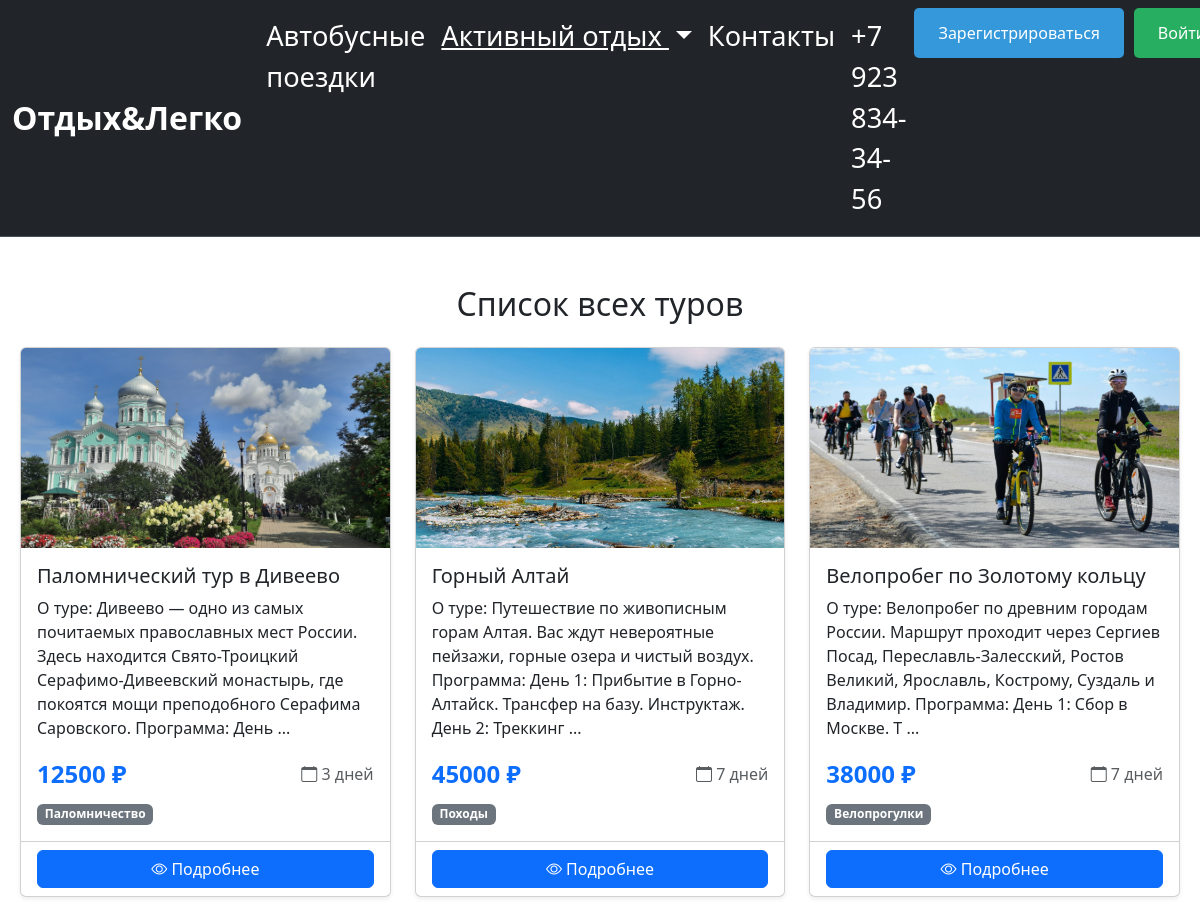
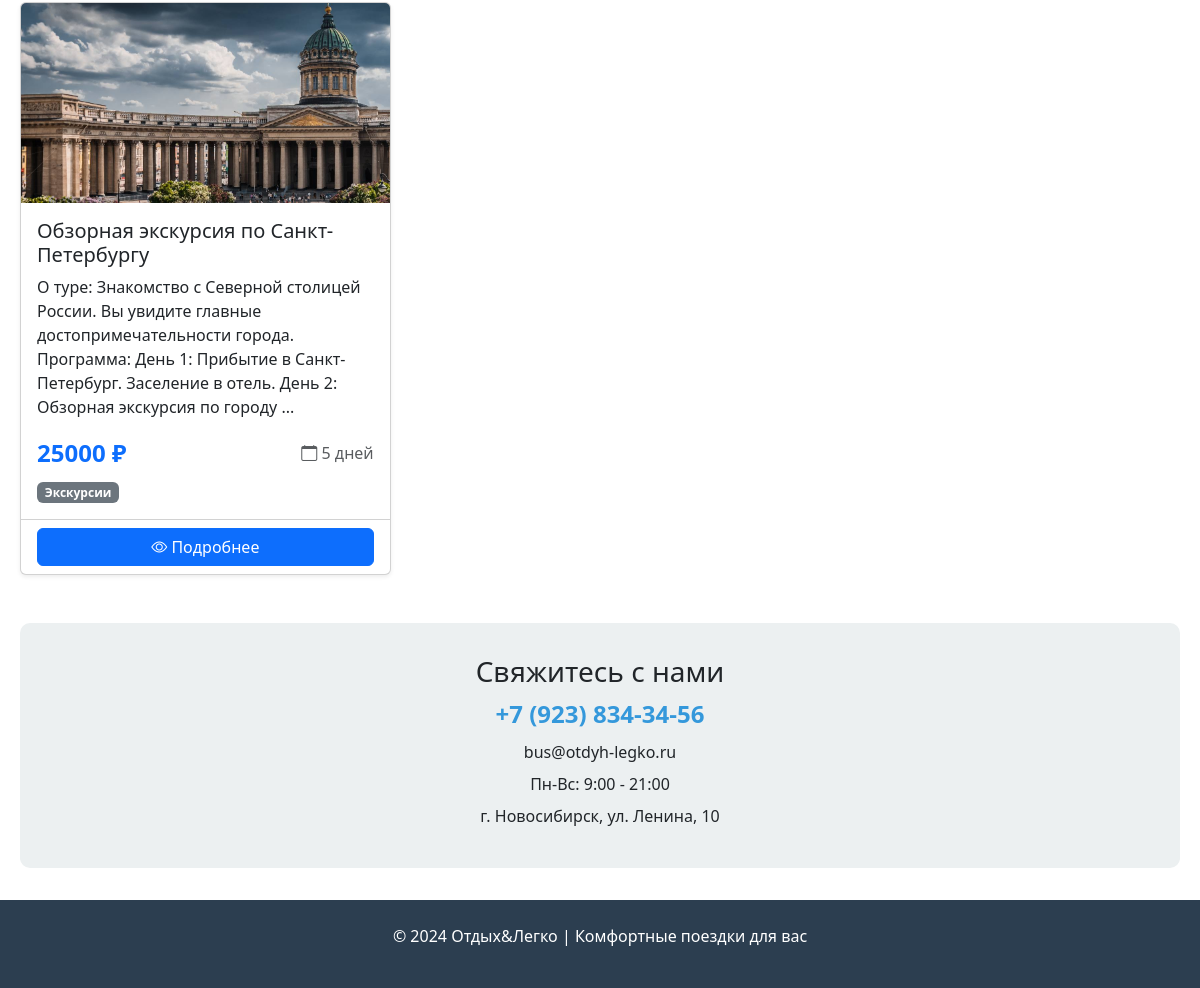
The app's page /all_tour, older data (2 pictures, top to bottom).
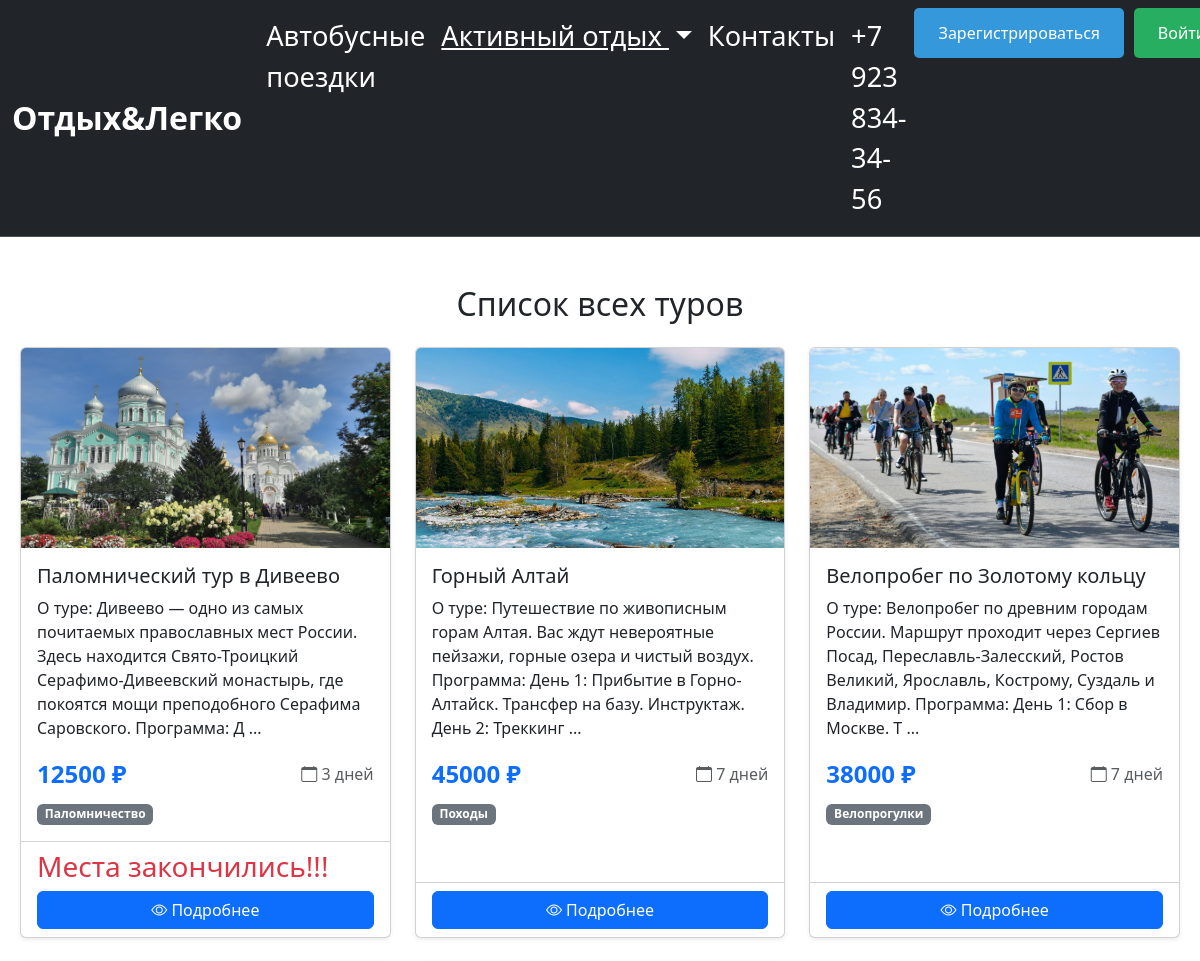
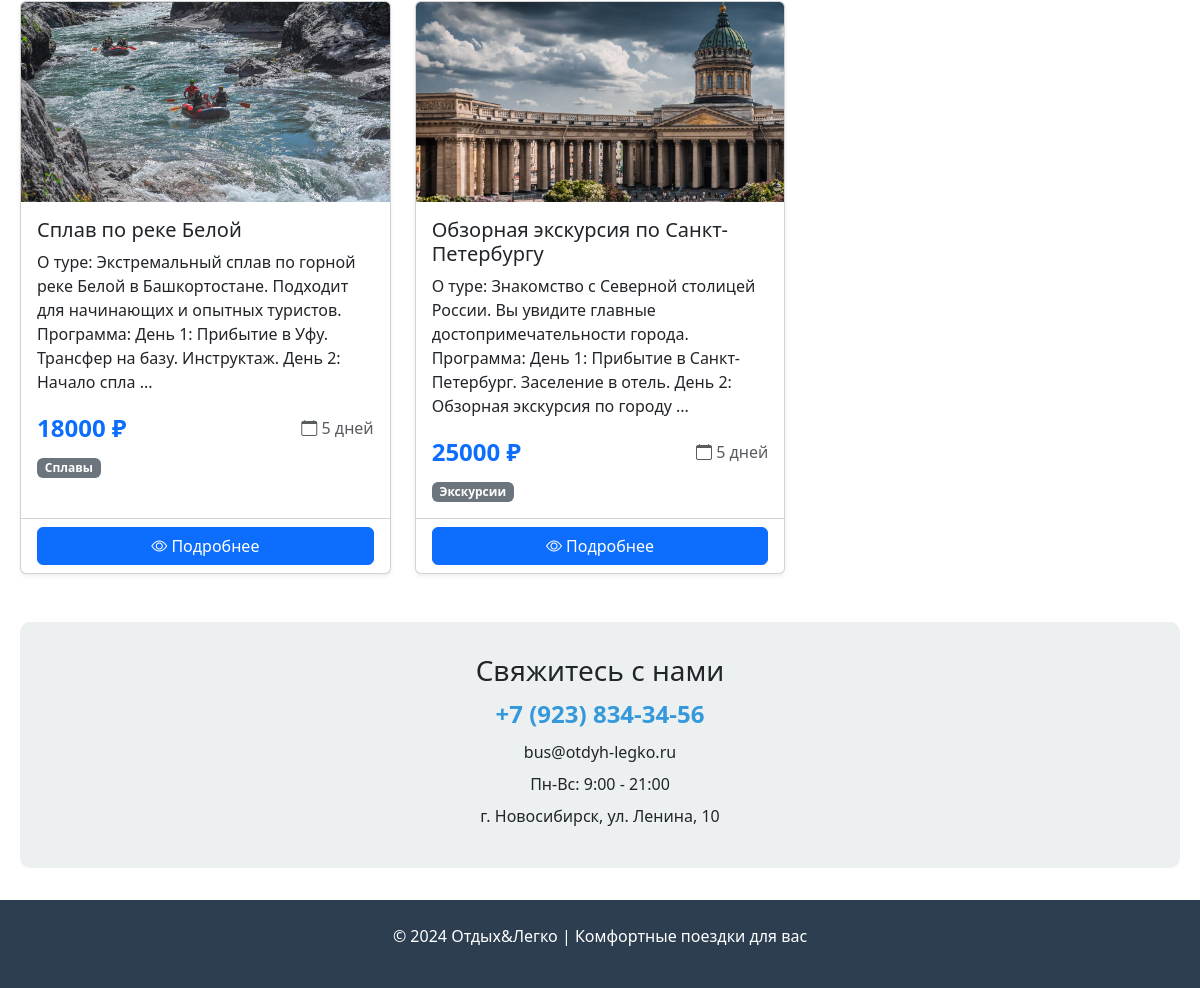
The same page, newer data (2 pictures, top to bottom).
### data/tours.py (models this page shows, shortened)
class Tours(SqlAlchemyBase, SerializerMixin):
    __tablename__ = 'tours'
    id = sqlalchemy.Column(sqlalchemy.Integer,
                           primary_key=True, autoincrement=True)
    category_id = sqlalchemy.Column(sqlalchemy.Integer,
                                    sqlalchemy.ForeignKey("category.id"))
    title = sqlalchemy.Column(sqlalchemy.String,
                              nullable=True)
    content = sqlalchemy.Column(sqlalchemy.TEXT,
                                nullable=True)
    is_published = sqlalchemy.Column(sqlalchemy.Boolean,
                                     default=True)
    free_pl = sqlalchemy.Column(sqlalchemy.Integer)
    duration = sqlalchemy.Column(sqlalchemy.Integer, default=3)
    price = sqlalchemy.Column(sqlalchemy.Integer, default=10000)
    img = sqlalchemy.Column(sqlalchemy.String,
                            nullable=False)
    user_id = sqlalchemy.Column(sqlalchemy.Integer, sqlalchemy.ForeignKey("users.id"))
    category = orm.relationship("Category", back_populates='tours')
    cart_items = orm.relationship('CartItem', back_populates='tour', cascade='all, delete-orphan')
    author = orm.relationship("Users", foreign_keys=[user_id], backref='created_tours')

class Category(SqlAlchemyBase, SerializerMixin):
    __tablename__ = 'category'
    id = sqlalchemy.Column(sqlalchemy.Integer,
                           primary_key=True,
                           autoincrement=True)
    name = sqlalchemy.Column(sqlalchemy.String,
                             nullable=True)
    tours = orm.relationship("Tours", cascade="all, delete", back_populates='category')

### main.py (the view)
@app.route('/tours/active')
@app.route('/all_tour')
def all_tour():
    db_sess = db_session.create_session()
    tours = db_sess.query(Tours).all()
    tours_in_cart_ids = []
    if current_user.is_authenticated:
        cart_items = db_sess.query(CartItem).filter(
            CartItem.user_id == current_user.id
        ).all()
        tours_in_cart_ids = [item.tour_id for item in cart_items]
    return render_template('all_tour.html',
                           title='Список всех туров',
                           tours=tours,
                           active=True,
                           tours_in_cart_ids=tours_in_cart_ids)

### data/db_session.py (called while the page is built)
def create_session() -> Session:
    global __factory
    return __factory()

### templates/all_tour.html (shortened to what this page needs)
{% extends "base.html" %}
{% block content %}
<div class="container my-5">
  <h2 class="text-center mb-4">{{ title if title else 'Наши туры' }}</h2>
  {% if tours %}
  <div class="row row-cols-1 row-cols-md-3 g-4">
    {% for tour in tours %}
    {% if (not current_category or current_category == tour.category.name) and tour.is_published %}
    <div class="col">
      <div class="card h-100 shadow-sm">
        {% if tour.img %}
        <img src="{{ url_for('static', filename='img/' + tour.img) }}" class="card-img-top" alt="{{ tour.title }}" style="height: 200px; object-fit: cover;">
        {% else %}
        <img src="https://via.placeholder.com/300x200?text=Нет+фото" class="card-img-top" alt="Нет изображения" style="height: 200px; object-fit: cover;">
        {% endif %}
        <div class="card-body">
          <h5 class="card-title">{{ tour.title }}</h5>
          <div class="card-text">
            {% if tour.content %}
              {{ tour.content[:200]|safe if tour.content|length > 200 else tour.content|safe }}
              {% if tour.content|length > 200 %}...{% endif %}
            {% else %}
              <p class="text-muted">Описание временно недоступно</p>
            {% endif %}
          </div>
          <div class="d-flex justify-content-between align-items-center mt-3">
            <span class="text-primary fw-bold fs-4">{{ tour.price }} ₽</span>
            <span class="text-muted"><i class="bi bi-calendar"></i> {{ tour.duration }} дней</span>
          </div>
          {% if tour.category %}
          <div class="mt-2">
            <span class="badge bg-secondary">{{ tour.category.name }}</span>
          </div>
          {% endif %}
        </div>
        <div class="card-footer bg-transparent">
          {% if tour.free_pl == 0 %}
            <h3 class="text-danger">Места закончились!!!</h3>
          {% endif %}
          <a href="/tour/inf/{{ tour.id }}" class="btn btn-primary w-100">
            <i class="bi bi-eye"></i> Подробнее
          </a>
        </div>
      </div>
    </div>
    {% endif %}
    {% endfor %}
  </div>
  {% endif %}
</div>
{% endblock %}

### templates/base.html (shortened to what this page needs)
<!doctype html>
<html lang="en">
<head>
  <link href="https://cdn.jsdelivr.net/npm/bootstrap@5.3.0/dist/css/bootstrap.min.css" rel="stylesheet">
  <link rel="stylesheet" href="https://cdn.jsdelivr.net/npm/bootstrap-icons@1.11.0/font/bootstrap-icons.css">
</head>
<body class="hold-transition sidebar-mini">
  <nav class="navbar navbar-expand-lg bg-dark border-bottom" data-bs-theme="dark">
    <div class="container-fluid">
      <a class="navbar-brand text-white" href="/">Отдых&Легко</a>
      <div class="collapse navbar-collapse" id="navbarNavDropdown">
        <ul class="navbar-nav ms-auto">
          <li class="nav-item">
            {% if active_bus %}
              <a class="nav-link active text-white" aria-current="page" href="/tours/bus_tour"><u>Автобусные поездки</u></a>
            {% else %}
            <a class="nav-link active text-white" aria-current="page" href="/tours/bus_tour">Автобусные поездки</a>
            {% endif %}
          </li>
          <li class="nav-item dropdown">
            {% if active %}
              <a class="nav-link dropdown-toggle text-white" href="/tours/active" role="button" data-bs-toggle="dropdown" aria-expanded="false">
              <u>Активный отдых
            </u></a>
            {% else %}
            <a class="nav-link dropdown-toggle text-white" href="/tours/active" role="button" data-bs-toggle="dropdown" aria-expanded="false">
              Активный отдых
            </a>
            {% endif %}
          </li>
          <li class="nav-item">
            {% if active_cont %}
              <a class="nav-link text-white" href="/contacts"><u>Контакты</u></a>
            {% else %}
            <a class="nav-link text-white" href="/contacts">Контакты</a>
            {% endif %}
          </li>
          <li class="nav-item">
            <a class="nav-link text-white" href="#">+7 923 834-34-56</a>
          </li>
          <li class="nav-item">
            {% if current_user.is_authenticated %}
              <a class="btn-logout btn-custom" href="/profile">Профиль</a>
            {% else %}
              <div class="auth-buttons">
                <a class="btn-register btn-custom" href="/register">Зарегистрироваться</a>
                <a class="btn-login btn-custom" href="/login">Войти</a>
              </div>
            {% endif %}
          </li>
        </ul>
      </div>
    </div>
  </nav>
  <main>
    {% block content %}{% endblock %}
  </main>
  <div class="container">
    <div class="contacts">
      <h3>Свяжитесь с нами</h3>
      <p class="phone">+7 (923) 834-34-56</p>
      <p>bus@otdyh-legko.ru</p>
      <p>Пн-Вс: 9:00 - 21:00</p>
      <p>г. Новосибирск, ул. Ленина, 10</p>
    </div>
  </div>
  <div class="footer">
    <p>© 2024 Отдых&Легко | Комфортные поездки для вас</p>
  </div>
</body>
</html>

### templates/base.html (style rules this page uses)
.footer { background: #2c3e50; color: white; text-align: center; padding: 1.5rem; margin-top: 2rem; }
.contacts { text-align: center; background: #ecf0f1; border-radius: 10px; padding: 2rem; margin: 2rem 0; }
.contacts p { margin: 0.5rem 0; }
.phone { font-size: 1.5rem; font-weight: bold; color: #3498db; }
.container { max-width: 1200px; margin: 0 auto; padding: 0 20px; }
.navbar { position: relative; z-index: 1050 !important; background-color: #212529 !important; }
.navbar-collapse { position: relative; z-index: 1050 !important; }
.navbar-brand { font-size: 2rem !important; font-weight: bold; }
.navbar .nav-link { font-size: 1.7rem; }
.navbar { font-size: 1.7rem; }
.btn-custom { display: inline-block; padding: 0.8rem 1.5rem; border: none; border-radius: 5px; font-size: 1rem; cursor: pointer; text-decoration: none; transition: background 0.3s; font-weight: 500; }
.btn-register { background: #3498db; color: white; }
.btn-login { background: #27ae60; color: white; }
.auth-buttons { display: flex; gap: 10px; }

Row changes from the older to the newer data that the page shows:
changed Tours "Паломнический тур в Дивеево": content "…преподобного Серафима Саровского. Программа: День" → "…преподобного Серафима Саровского. Программа: Д"; now shows "Места закончились!!!"
now on this page (row edited): Tours: img (picture), title "Сплав по реке Белой", content "О туре: Экстремальный сплав по горной реке Белой в Башкортостане. Подходит для начинающих и опытных туристов. Программа: День 1: Прибытие в Уфу. Трансфер на базу. Инструктаж. День 2: Начало спла", price "18000", duration "5", category.name "Сплавы"
